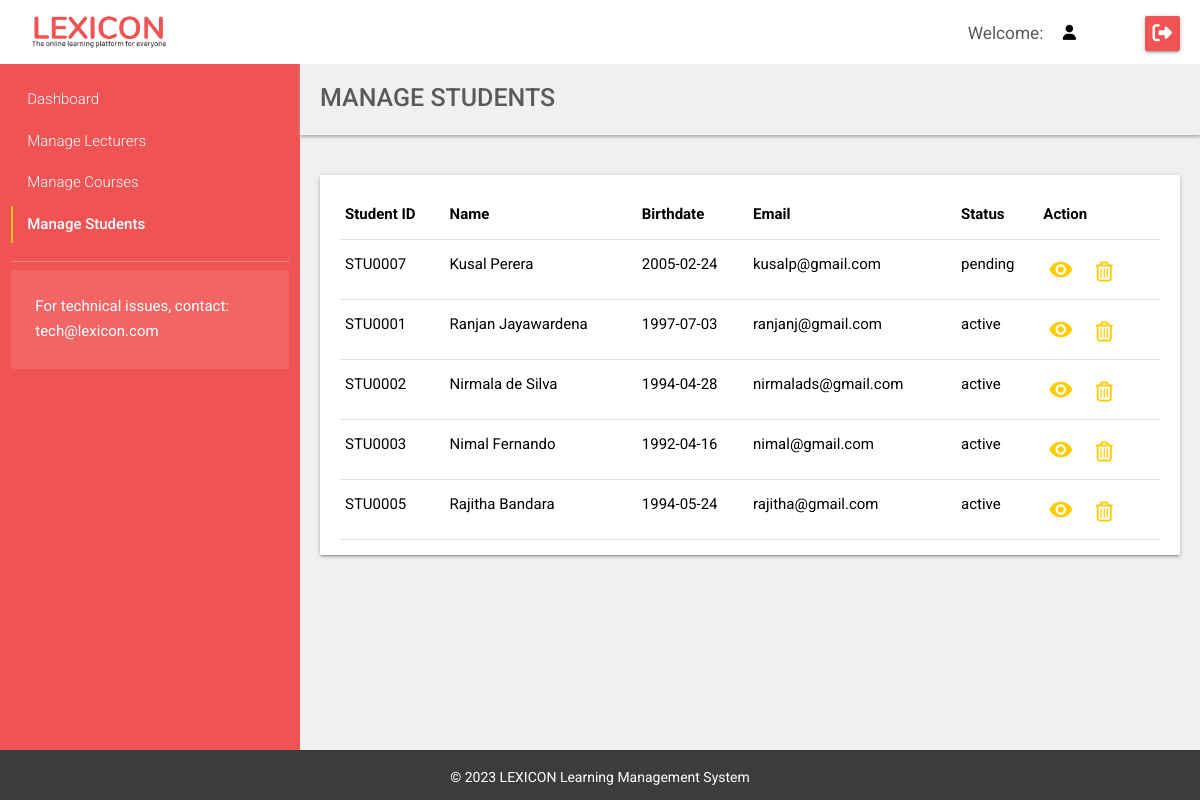
/Lexicon_LMS/managestudents.php (signed in), run on the app's committed database.
### tables this page shows
CREATE TABLE `student` (
  `sID` char(7) NOT NULL,
  `sName` varchar(75) NOT NULL,
  `sPassword` varchar(75) NOT NULL,
  `sEmail` varchar(75) NOT NULL,
  `sDOB` date NOT NULL,
  `usertype` varchar(8) NOT NULL DEFAULT 'student',
  `status` varchar(10) NOT NULL DEFAULT 'pending'
);

### Lexicon_LMS/managestudents.php (the view, shortened to what this page needs)
<?php
include_once('header.php');
$result_stu = mysqli_query($dbconnect,"SELECT * FROM `student` ORDER BY `status` DESC , `sID` ASC ");
?>
<main class="row flex width-full margin-0">
	<?php include_once('aside.php');?>
	<section class="col s12 l9 m9 bg-grey padding-none-imp">
		<div class="breadcrumb-container margin-bottom-40 bg-grey" >
			<h1 class="font-w500 page-heading display-inline">Manage Students</h1>
		</div>
		<div class="padding-lr-20">
			<div class="card">
				<div class="card-content">
					<table class="highlight responsive-table">
				        <thead>
				          <tr>
				              <th>Student ID</th>
				              <th>Name</th>
				              <th>Birthdate</th>
				              <th>Email</th>
				              <th>Status</th>
				              <th>Action</th>
				          </tr>
				        </thead>
				        <tbody>
				        	<?php
				       		if (mysqli_num_rows($result_stu) > 0) {
				       			while($row = mysqli_fetch_assoc($result_stu)) { ?>
						       		<tr class='clickable-row' data-href="viewstudent.php?id=<?php echo $row['sID'];?>">
						       			<td><?php echo $row['sID'];?></td>
										<td><?php echo $row['sName'];?></td>
										<td><?php echo $row['sDOB'];?></td>
										<td><?php echo $row['sEmail'];?></td>
										<td><?php echo $row['status'];?></td>
										<td>
											<a class="btn btn-icon btn-action" href="viewstudent.php?id=<?php echo $row['sID'];?>"><span class="material-icons icon">visibility</span></a>
											<a class="btn btn-icon btn-action " onclick="return confirm('Are you sure you want to delete <?php echo $row['sID'];?>?')" href="?type=student&delete=<?php echo $row['sID'];?>"><i class="far fa-trash-alt icon " style="font-size:20px;"></i></a>
										</td>
									</tr>
						<?php 	}
							}
						    else{  ?>
				       			<tr>
				       				<td colspan="6">No students registered</td>
				       			</tr>
						<?php }?>
				       	</tbody>
				    </table>
				</div>
			</div>
		</div>
	</section>
</main>
<?php
include_once('footer.php');
?>

### data on the page
student: sID "STU0007", sName "Kusal Perera", sDOB "2005-02-24", sEmail "kusalp@gmail.com", status "pending"
student: sID "STU0001", sName "Ranjan Jayawardena", sDOB "1997-07-03", sEmail "ranjanj@gmail.com", status "active"
student: sID "STU0002", sName "Nirmala de Silva", sDOB "1994-04-28", sEmail "nirmalads@gmail.com", status "active"
student: sID "STU0003", sName "Nimal Fernando", sDOB "1992-04-16", sEmail "nimal@gmail.com", status "active"
student: sID "STU0005", sName "Rajitha Bandara", sDOB "1994-05-24", sEmail "rajitha@gmail.com", status "active"
